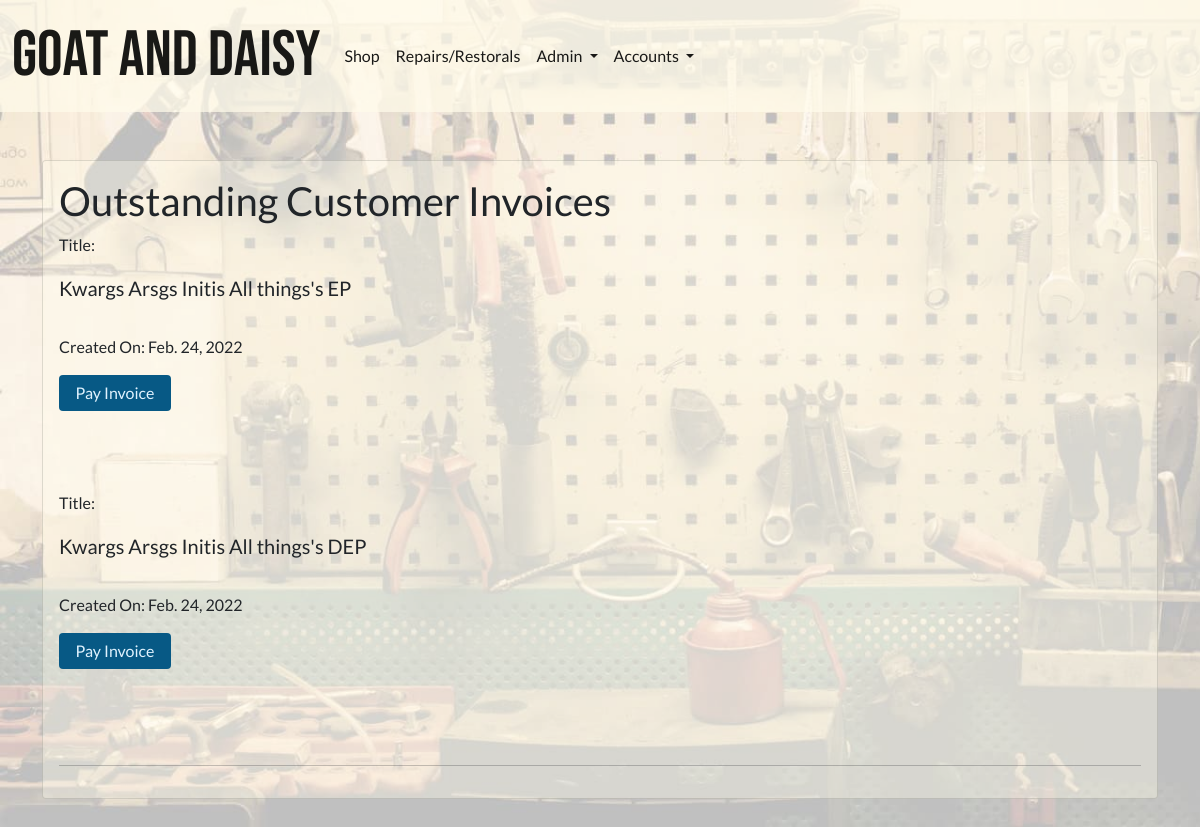
The app's page /workshop/customer-invoices (signed in) with its own data.
### invoices/models.py (models this page shows, shortened)
class BaseInvoice(models.Model):
    date_created = models.DateField(auto_now_add=True)
    order_number = models.CharField(max_length=100, editable=False)
    full_name = models.CharField(max_length=100, null=True, blank=True)
    email = models.EmailField(null=True, blank=True)
    address1 = models.CharField(max_length=100, null=True, blank=True)
    address2 = models.CharField(max_length=100, null=True, blank=True)
    postcode = models.CharField(max_length=40, null=True, blank=True)
    town_or_city = models.CharField(max_length=40, null=True, blank=True)
    country = models.CharField(max_length=40, null=True, blank=True)
    notes = models.TextField(null=True, blank=True)
    order_amount = models.DecimalField(
        max_digits=12, decimal_places=2, default=0)
    shipping_cost = models.DecimalField(
        max_digits=12, decimal_places=2, default=0)
    order_total = models.DecimalField(
        max_digits=12, decimal_places=2, default=0)
    is_completed = models.BooleanField(default=False)
    paid_on = models.DateTimeField(null=True, blank=True)

class WorkshopCustomerInvoice(BaseInvoice):
    PAYMENT_CHOICES = [
        ('DEP', 'Deposit'),
        ('EP', 'End Payment'),
        ('SPT', 'Single Payment Total'),
        ('SP', 'Supplementary Payment'),
    ]
    service_ticket = models.ForeignKey(ServiceTicket, on_delete=models.CASCADE)
    payment_type = models.CharField(max_length=25, choices=PAYMENT_CHOICES)
    installment_paid = models.BooleanField(default=False)
    def __str__(self):
        return self.service_ticket.title + "'s" + " " + self.payment_type

class BaseInvoice(models.Model):
    date_created = models.DateField(auto_now_add=True)
    order_number = models.CharField(max_length=100, editable=False)
    full_name = models.CharField(max_length=100, null=True, blank=True)
    email = models.EmailField(null=True, blank=True)
    address1 = models.CharField(max_length=100, null=True, blank=True)
    address2 = models.CharField(max_length=100, null=True, blank=True)
    postcode = models.CharField(max_length=40, null=True, blank=True)
    town_or_city = models.CharField(max_length=40, null=True, blank=True)
    country = models.CharField(max_length=40, null=True, blank=True)
    notes = models.TextField(null=True, blank=True)
    order_amount = models.DecimalField(
        max_digits=12, decimal_places=2, default=0)
    shipping_cost = models.DecimalField(
        max_digits=12, decimal_places=2, default=0)
    order_total = models.DecimalField(
        max_digits=12, decimal_places=2, default=0)
    is_completed = models.BooleanField(default=False)
    paid_on = models.DateTimeField(null=True, blank=True)

### repairs_restorals/models.py (models this page shows, shortened)
class ServiceTicket(models.Model):
    customer = models.ForeignKey(
        Customer, related_name='service_ticket', on_delete=models.CASCADE)
    workshop_staff_responsible = models.ForeignKey(
        StaffMember, related_name='staff_tickets', on_delete=models.CASCADE)
    title = models.CharField(max_length=255)
    date_created = models.DateField(auto_now_add=True, editable=False)
    last_updated = models.DateField(auto_now=True, editable=False)
    service_description = models.TextField()
    link_to_desired_materials_1 = models.URLField(null=True, blank=True)
    link_to_desired_materials_2 = models.URLField(null=True, blank=True)
    link_to_desired_materials_3 = models.URLField(null=True, blank=True)
    is_completed = models.BooleanField(default=False)
    has_invoice = models.BooleanField(default=False)

### repairs_restorals/views.py (the view)
# urls.py: path('customer-invoices', views.PublicCustomerInvoices.as_view(),
class PublicCustomerInvoices(LoginRequiredMixin, ListView):
    login_url = '/profiles/login/'
    model = WorkshopCustomerInvoice
    context_object_name = 'invoices'
    template_name = 'repairs_restorals/customer_invoices.html'
    def get_context_data(self, **kwargs):
        customer = get_object_or_404(Customer, username=self.request.user)
        context = {}
        context['invoices'] = WorkshopCustomerInvoice.objects.filter(
            service_ticket__customer_id=customer.id)
        return context

### invoices/contexts.py (called while the page is built, shortened)
def shopping_cart(request):
    template_cart = []
    products_count = 0
    order_amount = 0
    shipping = 0
    cart = request.session.get('cart', {})
    for item in enumerate(template_cart):
        products_count += 1
    order_total = order_amount + shipping
    stripe_total = round(order_total * 100)
    context = {
        'template_cart': template_cart,
        'products_count': products_count,
        'order_amount': order_amount,
        'shipping': shipping,
        'order_total': order_total,
        'stripe_total': stripe_total,
    }
    return context

### profiles/templatetags/user_in_group_tag.py (called while the page is built)
@register.filter(name='has_group')
def has_group(user, group_name):
    try:
        group = Group.objects.get(name=group_name)
    except Group.DoesNotExist:
        return False
    return group in user.groups.all()

### repairs_restorals/templates/repairs_restorals/customer_invoices.html (shortened to what this page needs)
{% extends 'base.html' %}
{% load static %}
{% block extra_css %}
<link rel="stylesheet" href="{% static 'css/workshop_bg_image_trans.css' %}">
{% endblock %}
{% block content %}
<div class="card">
    <h1>Outstanding Customer Invoices</h1>
    {% for invoice in invoices %}
        {% if not invoice.installment_paid %}
            {% if invoice.order_total %}
            <p>Title: <p class="lead">{{ invoice }}</p></p>
            <p>Created On: {{ invoice.date_created }}</p>
            <a href="{% url 'workshop_checkout' invoice.id %}" >
                <p style="margin-bottom: 5rem; align-self:flex-start;" class="btn btn-info">Pay Invoice</p>
            </a>
            {% endif %}
        {% endif %}
    {% endfor %}
    <hr>
</div>
{% endblock %}

### static/css/site_base_custom.css (style rules this page uses)
body { font-family: "Lato", sans-serif; }
.btn { min-width: 7rem; }
.btn-warning, .btn-info { background-color: var(--sky-800); color: var(--sky-100); border: unset; }
a { color: var(--sky-800); font-weight: 400; }
.lead { font-weight: 400; }
.card { background-color: #fffbeb5d; padding: 1rem; }

### static/css/workshop_bg_image_trans.css (style rules this page uses)
body { background-image: url("../img/workshop-25-flip.jpg"); background-repeat: no-repeat; background-size: cover; background-attachment: fixed; }

### records on screen
WorkshopCustomerInvoice: service_ticket+payment_type "Kwargs Arsgs Initis All things's EP", date_created "Feb. 24, 2022"
WorkshopCustomerInvoice: service_ticket+payment_type "Kwargs Arsgs Initis All things's DEP", date_created "Feb. 24, 2022"
